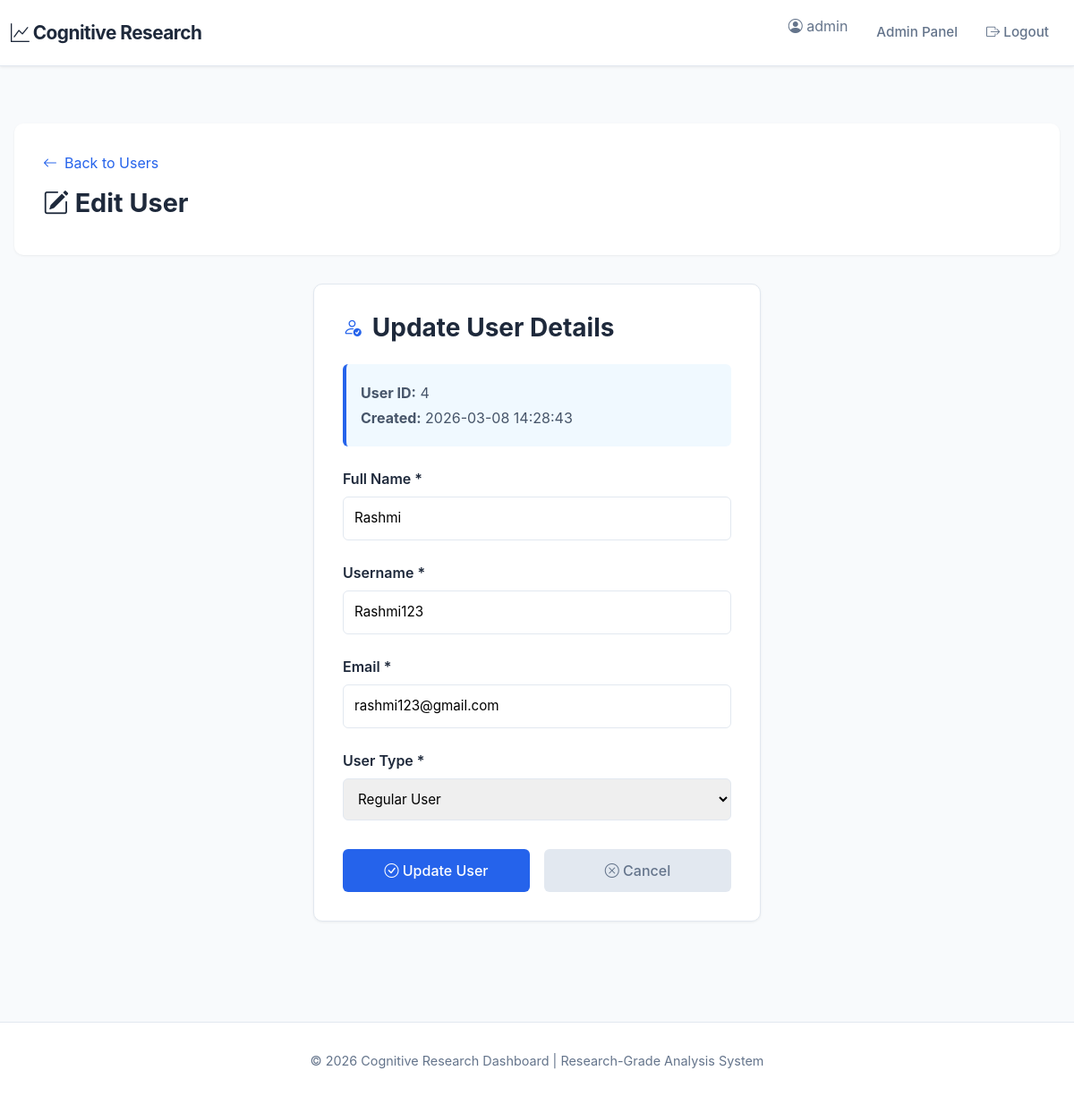
The app's page /admin/user/4/edit (signed in) with its own data.
### app.py (models this page shows, shortened)
class User(db.Model):
    __tablename__ = 'users'
    id = db.Column(db.Integer, primary_key=True)
    username = db.Column(db.String(80), unique=True, nullable=False)
    email = db.Column(db.String(120), unique=True, nullable=False)
    password_hash = db.Column(db.String(200), nullable=False)
    full_name = db.Column(db.String(100), nullable=False)
    created_at = db.Column(db.DateTime, default=datetime.utcnow)
    last_login = db.Column(db.DateTime)
    is_active = db.Column(db.Boolean, default=True)

### app.py (the view, shortened to what this page needs)
@app.route('/admin/user/<int:user_id>/edit', methods=['GET', 'POST'])
def admin_edit_user(user_id):
    if 'user_id' not in session or session.get('user_type') != 'admin':
        return redirect(url_for('login'))
    user = User.query.get(user_id)
    user_type = 'user'
    if not user:
        user = Admin.query.get(user_id)
        user_type = 'admin'
    if not user:
        flash('User not found', 'danger')
        return redirect(url_for('admin_user_management'))
    return render_template('admin/edit_user.html', user=user, user_type=user_type)

### templates/admin/edit_user.html (shortened to what this page needs)
{% extends "base.html" %}
{% block content %}
<div class="edit-user-container">
    <div class="page-header">
        <a href="{{ url_for('admin_user_management') }}" style="color: #2563eb; text-decoration: none; display: inline-flex; align-items: center; gap: 0.5rem; margin-bottom: 1rem;">
            <i class="bi bi-arrow-left"></i> Back to Users
        </a>
        <h1><i class="bi bi-pencil-square"></i> Edit User</h1>
    </div>
    <div class="form-card">
        <h3><i class="bi bi-person-check"></i> Update User Details</h3>
        <div class="user-info-badge">
            <p><strong>User ID:</strong> {{ user.id }}</p>
            <p><strong>Created:</strong> {{ user.created_at.strftime('%Y-%m-%d %H:%M:%S') if user.created_at else 'N/A' }}</p>
        </div>
        <form method="POST">
            <div class="form-group">
                <label for="full_name">Full Name *</label>
                <input type="text" id="full_name" name="full_name" required placeholder="Enter full name" value="{{ user.full_name or '' }}">
            </div>
            <div class="form-group">
                <label for="username">Username *</label>
                <input type="text" id="username" name="username" required placeholder="Enter username" value="{{ user.username or '' }}">
            </div>
            <div class="form-group">
                <label for="email">Email *</label>
                <input type="email" id="email" name="email" required placeholder="Enter email address" value="{{ user.email or '' }}">
            </div>
            {% if user_type == 'user' %}
            <div class="form-group">
                <label for="user_type">User Type *</label>
                <select id="user_type" name="user_type" required>
                    <option value="user" selected>Regular User</option>
                </select>
            </div>
            {% endif %}
            <div class="form-actions">
                <button type="submit" class="btn-submit">
                    <i class="bi bi-check-circle"></i> Update User
                </button>
                <a href="{{ url_for('admin_user_management') }}" class="btn-cancel">
                    <i class="bi bi-x-circle"></i> Cancel
                </a>
            </div>
        </form>
    </div>
</div>
{% endblock %}

### templates/base.html (style rules this page uses)
:root { --primary: #2563eb; --secondary: #1e40af; --success: #059669; --danger: #dc2626; --warning: #d97706; --info: #0891b2; --light: #f8fafc; --lighter: #f1f5f9; --dark: #1e293b; }
* { margin: 0; padding: 0; box-sizing: border-box; }
body { font-family: 'Inter', 'Segoe UI', Tahoma, Geneva, Verdana, sans-serif; background-color: #f8fafc; color: #1e293b; }
.page-header { background: white; padding: 2rem; border-radius: 10px; margin-bottom: 2rem; box-shadow: 0 1px 3px rgba(0, 0, 0, 0.06); }
.page-header h1 { font-size: 1.8rem; font-weight: 700; color: var(--dark); margin-bottom: 0.5rem; }

### templates/admin/edit_user.html (style rules this page uses)
.edit-user-container { padding: 2rem 0; }
.form-card { background: white; border: 1px solid #e2e8f0; border-radius: 10px; padding: 2rem; max-width: 500px; margin: 0 auto; box-shadow: 0 1px 3px rgba(0, 0, 0, 0.06); }
.form-card h3 { color: #1e293b; margin-bottom: 1.5rem; font-weight: 700; display: flex; align-items: center; gap: 0.75rem; }
.form-card h3 i { color: #2563eb; font-size: 1.3rem; }
.form-group { margin-bottom: 1.5rem; }
.form-group label { display: block; font-weight: 600; margin-bottom: 0.5rem; color: #1e293b; }
.form-group input, .form-group select { width: 100%; padding: 0.75rem; border: 1px solid #e2e8f0; border-radius: 6px; font-size: 0.95rem; transition: all 0.2s; }
.form-actions { display: flex; gap: 1rem; margin-top: 2rem; }
.form-actions button, .form-actions a { flex: 1; padding: 0.75rem 1.5rem; border: none; border-radius: 6px; font-weight: 500; cursor: pointer; text-decoration: none; text-align: center; transition: all 0.2s; }
.btn-submit { background: #2563eb; color: white; }
.btn-cancel { background: #e2e8f0; color: #64748b; }
.page-header { margin-bottom: 2rem; }
.user-info-badge { background: #f0f9ff; border-left: 4px solid #2563eb; padding: 1rem; border-radius: 6px; margin-bottom: 1.5rem; }
.user-info-badge p { margin: 0.25rem 0; color: #475569; }

### records on screen
User: id "4", created_at "2026-03-08 14:28:43", full_name "Rashmi", username "Rashmi123", email "rashmi123@gmail.com"

### other values on screen
{{ session.username }} "admin"
